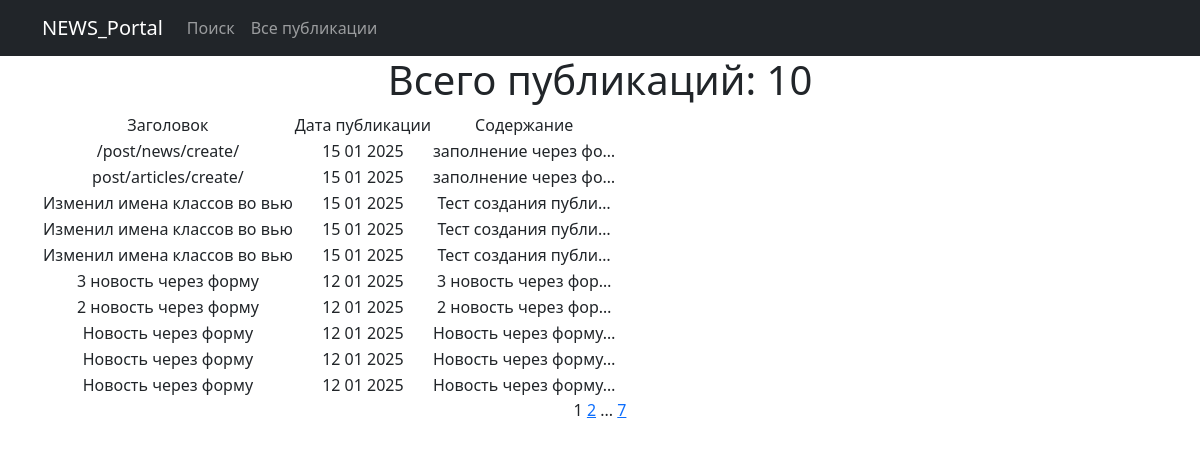
Page /post/ on the earlier database version.
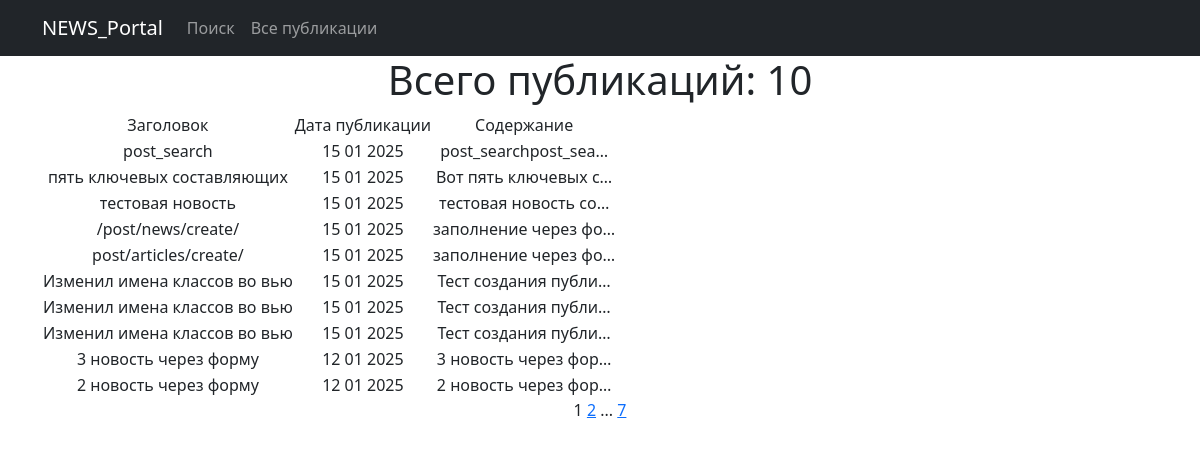
Same page on the later database version.
### new_portal/models.py (models this page shows, shortened)
class Post(models.Model):
    author = models.ForeignKey(Author, on_delete=models.CASCADE)  # 'связь один ко многим' с моделью Author
    choice_type = models.CharField(max_length=2, choices=POST_TYPE_CHOICES, default='AR')  # Выбор типа сообщения
    time_in = models.DateTimeField(auto_now_add=True)  # автоматическое добавление даты и времени при создании поста
    categories = models.ManyToManyField(Category, through='PostCategory')  # 'связь многие ко многим' через PostCategory
    title = models.CharField(max_length=128)
    content = models.TextField()
    rating = models.IntegerField(default=0)

### new_portal/views.py (the view)
# urls.py: path('', PostList.as_view(), name='post'),
class PostList(ListView):
    model = Post
    ordering = '-time_in'  # сортировка по времени создания (от более свежей публикации)
    context_object_name = 'post'  # имя списка содержащего все объекты
    paginate_by = 10  # указываем количество записей на странице
    def get_queryset(self):
        queryset = super().get_queryset()  # Получаем обычный запрос
        self.filterset = PostFilter(self.request.GET, queryset)
        return self.filterset.qs  # Возвращаем из функции отфильтрованный список товаров
    def get_context_data(self, **kwargs):
        context = super().get_context_data(**kwargs)
        context['filterset'] = self.filterset  # Добавляем в контекст объект фильтрации.
        return context
    def get_template_names(self):
        if self.request.path == '/post/search/':
            return 'search.html'
        return 'post.html'

### new_portal/templatetags/censor_filters.py (called while the page is built)
@register.filter()  # декоратор, регистрирует функцию как фильтр (для применения его в шаблонах)
def censor(text):
    for el in BAD_WORDS:  # перебор списка слов и замена на *, при совпадении
        pattern = re.compile(r'\b{}\b'.format(el), re.IGNORECASE)
        censored_word = el[0] + '*' * (len(el) - 1)
        text = re.sub(pattern, censored_word, text)
    return text

@register.simple_tag(takes_context=True)  # сообщает Django, что для работы тега требуется передать контекст
def url_replace(context, **kwargs):
    d = context['request'].GET.copy()  # позволяет скопировать все параметры текущего запроса.
    for k, v in kwargs.items():  # по указанным полям устанавливаем новые значения, переданные при использовании тега
        d[k] = v
    return d.urlencode()  # кодируем параметры в формат, который может быть указан в строке браузера

### new_portal/templates/post.html (shortened to what this page needs)
{% extends 'flatpages/default.html' %}
{% load censor_filters %}
{% block content %}
<h1>Всего публикаций: {{ post|length }}</h1>
    {% if post %}
        <table>
            <tr>
                <td>Заголовок</td>
                <td>Дата публикации</td>
                <td>Содержание</td>
            </tr>
            {% for post_ in post %}
            <tr>
                <td>{{ post_.title|censor }}</td>
                <td>{{ post_.time_in|date:'d m Y' }}</td>
                <td>{{ post_.content|truncatechars:20|censor }}</td>
            </tr>
            {% endfor %}
        </table>
    {% endif %}
   {{ page_obj.number }}
   {% if page_obj.has_next %}
       <a href="?{% url_replace page=page_obj.next_page_number %}">{{ page_obj.next_page_number }}</a>
       {% if paginator.num_pages != page_obj.next_page_number %}
           ...
           <a href="?{% url_replace page=page_obj.paginator.num_pages %}">{{ page_obj.paginator.num_pages }}</a>
       {% endif %}
   {% endif %}
{% endblock content %}

Differences in the rows shown:
no longer on this page (row unchanged): Post: title|censor "Новость через форму", time_in "12 01 2025", content|censor "Новость через форму…"
no longer on this page (row unchanged): Post: title|censor "Новость через форму", time_in "12 01 2025", content|censor "Новость через форму…"
no longer on this page (row unchanged): Post: title|censor "Новость через форму", time_in "12 01 2025", content|censor "Новость через форму…"
added Post: title|censor "post_search", time_in "15 01 2025", content|censor "post_searchpost_sea…"
added Post: title|censor "пять ключевых составляющих", time_in "15 01 2025", content|censor "Вот пять ключевых с…"
added Post: title|censor "тестовая новость", time_in "15 01 2025", content|censor "тестовая новость со…"
